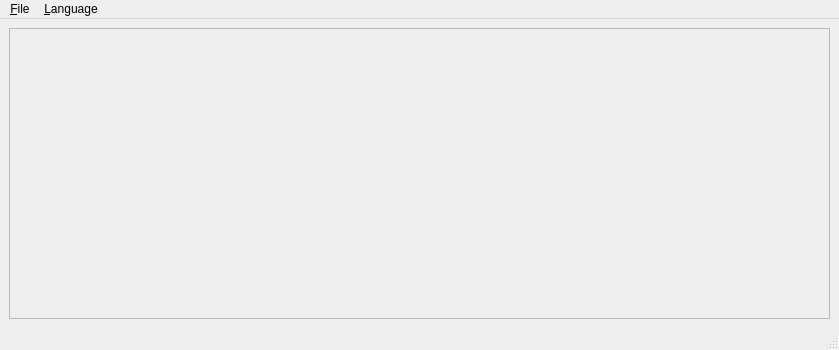
<?xml version="1.0" encoding="UTF-8"?>
<ui version="4.0">
 <class>mdtModbusIoTool</class>
 <widget class="QMainWindow" name="mdtModbusIoTool">
  <property name="geometry">
   <rect>
    <x>0</x>
    <y>0</y>
    <width>839</width>
    <height>350</height>
   </rect>
  </property>
  <property name="windowTitle">
   <string>MainWindow</string>
  </property>
  <widget class="QWidget" name="centralwidget">
   <layout class="QVBoxLayout" name="verticalLayout">
    <item>
     <widget class="QScrollArea" name="saIos">
      <property name="widgetResizable">
       <bool>true</bool>
      </property>
      <widget class="QWidget" name="scrollAreaWidgetContents">
       <property name="geometry">
        <rect>
         <x>0</x>
         <y>0</y>
         <width>825</width>
         <height>291</height>
        </rect>
       </property>
      </widget>
     </widget>
    </item>
   </layout>
  </widget>
  <widget class="QMenuBar" name="menubar">
   <property name="geometry">
    <rect>
     <x>0</x>
     <y>0</y>
     <width>839</width>
     <height>23</height>
    </rect>
   </property>
   <widget class="QMenu" name="menu_File">
    <property name="title">
     <string>&amp;File</string>
    </property>
    <addaction name="action_Quit"/>
   </widget>
   <widget class="QMenu" name="menu_Language">
    <property name="title">
     <string>&amp;Language</string>
    </property>
   </widget>
   <addaction name="menu_File"/>
   <addaction name="menu_Language"/>
  </widget>
  <widget class="QStatusBar" name="statusbar"/>
  <action name="action_Quit">
   <property name="text">
    <string>&amp;Quit</string>
   </property>
  </action>
 </widget>
 <resources/>
 <connections>
  <connection>
   <sender>action_Quit</sender>
   <signal>activated()</signal>
   <receiver>mdtModbusIoTool</receiver>
   <slot>close()</slot>
   <hints>
    <hint type="sourcelabel">
     <x>-1</x>
     <y>-1</y>
    </hint>
    <hint type="destinationlabel">
     <x>300</x>
     <y>132</y>
    </hint>
   </hints>
  </connection>
 </connections>
</ui>
